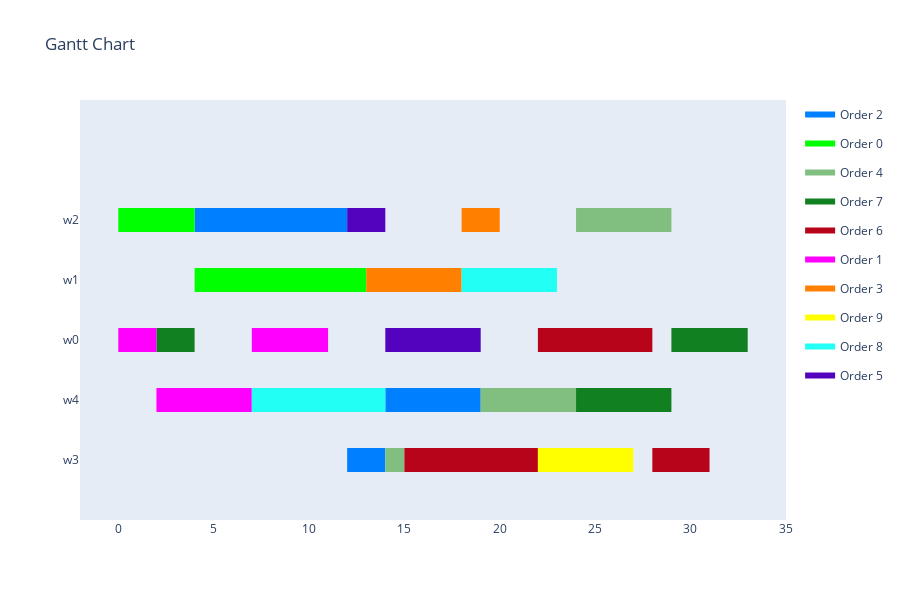

Notebook cell for this chart:
### Markdown cell above
<h4>Visualize Schedule</h4>

### Code cell
visualize_schedule_demo(schedule, env, orders)

### Figure 1 — Plotly figure (JSON) as saved in the notebook; plotly's stock layout.template omitted (floating-point values rounded to 4 significant figures)
{"data": [{"fill": "toself", "fillcolor": "rgb(0, 128, 255)", "hoverinfo": "name", "legendgroup": "rgb(0, 128, 255)", "mode": "none", "name": "Order 2", "type": "scatter", "x": [4, 10, 10, 4, 4, 10, 12, 12, 10, 10, 14, 19, 19, 14, 14, 12, 14, 14, 12], "y": [3.8, 3.8, 4.2, 4.2, null, 3.8, 3.8, 4.2, 4.2, null, 0.8, 0.8, 1.2, 1.2, null, -0.2, -0.2, 0.2, 0.2]}, {"fill": "toself", "fillcolor": "rgb(0, 255, 0)", "hoverinfo": "name", "legendgroup": "rgb(0, 255, 0)", "mode": "none", "name": "Order 0", "type": "scatter", "x": [0, 4, 4, 0, 0, 4, 8, 8, 4, 4, 8, 13, 13, 8], "y": [3.8, 3.8, 4.2, 4.2, null, 2.8, 2.8, 3.2, 3.2, null, 2.8, 2.8, 3.2, 3.2]}, {"fill": "toself", "fillcolor": "rgb(128, 191, 128)", "hoverinfo": "name", "legendgroup": "rgb(128, 191, 128)", "mode": "none", "name": "Order 4", "type": "scatter", "x": [24, 29, 29, 24, 24, 19, 24, 24, 19, 19, 14, 15, 15, 14], "y": [3.8, 3.8, 4.2, 4.2, null, 0.8, 0.8, 1.2, 1.2, null, -0.2, -0.2, 0.2, 0.2]}, {"fill": "toself", "fillcolor": "rgb(16, 128, 32)", "hoverinfo": "name", "legendgroup": "rgb(16, 128, 32)", "mode": "none", "name": "Order 7", "type": "scatter", "x": [2, 4, 4, 2, 2, 29, 33, 33, 29, 29, 24, 29, 29, 24], "y": [1.8, 1.8, 2.2, 2.2, null, 1.8, 1.8, 2.2, 2.2, null, 0.8, 0.8, 1.2, 1.2]}, {"fill": "toself", "fillcolor": "rgb(184, 4, 27)", "hoverinfo": "name", "legendgroup": "rgb(184, 4, 27)", "mode": "none", "name": "Order 6", "type": "scatter", "x": [22, 28, 28, 22, 22, 15, 22, 22, 15, 15, 28, 30, 30, 28, 28, 30, 31, 31, 30], "y": [1.8, 1.8, 2.2, 2.2, null, -0.2, -0.2, 0.2, 0.2, null, -0.2, -0.2, 0.2, 0.2, null, -0.2, -0.2, 0.2, 0.2]}, {"fill": "toself", "fillcolor": "rgb(255, 0, 255)", "hoverinfo": "name", "legendgroup": "rgb(255, 0, 255)", "mode": "none", "name": "Order 1", "type": "scatter", "x": [0, 2, 2, 0, 0, 7, 11, 11, 7, 7, 2, 7, 7, 2], "y": [1.8, 1.8, 2.2, 2.2, null, 1.8, 1.8, 2.2, 2.2, null, 0.8, 0.8, 1.2, 1.2]}, {"fill": "toself", "fillcolor": "rgb(255, 128, 0)", "hoverinfo": "name", "legendgroup": "rgb(255, 128, 0)", "mode": "none", "name": "Order 3", "type": "scatter", "x": [18, 20, 20, 18, 18, 13, 18, 18, 13], "y": [3.8, 3.8, 4.2, 4.2, null, 2.8, 2.8, 3.2, 3.2]}, {"fill": "toself", "fillcolor": "rgb(255, 255, 0)", "hoverinfo": "name", "legendgroup": "rgb(255, 255, 0)", "mode": "none", "name": "Order 9", "type": "scatter", "x": [22, 26, 26, 22, 22, 26, 27, 27, 26], "y": [-0.2, -0.2, 0.2, 0.2, null, -0.2, -0.2, 0.2, 0.2]}, {"fill": "toself", "fillcolor": "rgb(34, 255, 244)", "hoverinfo": "name", "legendgroup": "rgb(34, 255, 244)", "mode": "none", "name": "Order 8", "type": "scatter", "x": [18, 23, 23, 18, 18, 7, 9, 9, 7, 7, 9, 14, 14, 9], "y": [2.8, 2.8, 3.2, 3.2, null, 0.8, 0.8, 1.2, 1.2, null, 0.8, 0.8, 1.2, 1.2]}, {"fill": "toself", "fillcolor": "rgb(83, 3, 189)", "hoverinfo": "name", "legendgroup": "rgb(83, 3, 189)", "mode": "none", "name": "Order 5", "type": "scatter", "x": [12, 14, 14, 12, 12, 14, 19, 19, 14], "y": [3.8, 3.8, 4.2, 4.2, null, 1.8, 1.8, 2.2, 2.2]}, {"legendgroup": "rgb(0, 128, 255)", "marker": {"color": "rgb(0, 128, 255)", "opacity": 0, "size": 1}, "mode": "markers", "name": "", "showlegend": false, "text": [null, null, null, null, null, null, null, null], "type": "scatter", "x": [4, 10, 10, 12, 14, 19, 12, 14], "y": [4, 4, 4, 4, 1, 1, 0, 0]}, {"legendgroup": "rgb(0, 255, 0)", "marker": {"color": "rgb(0, 255, 0)", "opacity": 0, "size": 1}, "mode": "markers", "name": "", "showlegend": false, "text": [null, null, null, null, null, null], "type": "scatter", "x": [0, 4, 4, 8, 8, 13], "y": [4, 4, 3, 3, 3, 3]}, {"legendgroup": "rgb(128, 191, 128)", "marker": {"color": "rgb(128, 191, 128)", "opacity": 0, "size": 1}, "mode": "markers", "name": "", "showlegend": false, "text": [null, null, null, null, null, null], "type": "scatter", "x": [24, 29, 19, 24, 14, 15], "y": [4, 4, 1, 1, 0, 0]}, {"legendgroup": "rgb(16, 128, 32)", "marker": {"color": "rgb(16, 128, 32)", "opacity": 0, "size": 1}, "mode": "markers", "name": "", "showlegend": false, "text": [null, null, null, null, null, null], "type": "scatter", "x": [2, 4, 29, 33, 24, 29], "y": [2, 2, 2, 2, 1, 1]}, {"legendgroup": "rgb(184, 4, 27)", "marker": {"color": "rgb(184, 4, 27)", "opacity": 0, "size": 1}, "mode": "markers", "name": "", "showlegend": false, "text": [null, null, null, null, null, null, null, null], "type": "scatter", "x": [22, 28, 15, 22, 28, 30, 30, 31], "y": [2, 2, 0, 0, 0, 0, 0, 0]}, {"legendgroup": "rgb(255, 0, 255)", "marker": {"color": "rgb(255, 0, 255)", "opacity": 0, "size": 1}, "mode": "markers", "name": "", "showlegend": false, "text": [null, null, null, null, null, null], "type": "scatter", "x": [0, 2, 7, 11, 2, 7], "y": [2, 2, 2, 2, 1, 1]}, {"legendgroup": "rgb(255, 128, 0)", "marker": {"color": "rgb(255, 128, 0)", "opacity": 0, "size": 1}, "mode": "markers", "name": "", "showlegend": false, "text": [null, null, null, null], "type": "scatter", "x": [18, 20, 13, 18], "y": [4, 4, 3, 3]}, {"legendgroup": "rgb(255, 255, 0)", "marker": {"color": "rgb(255, 255, 0)", "opacity": 0, "size": 1}, "mode": "markers", "name": "", "showlegend": false, "text": [null, null, null, null], "type": "scatter", "x": [22, 26, 26, 27], "y": [0, 0, 0, 0]}, {"legendgroup": "rgb(34, 255, 244)", "marker": {"color": "rgb(34, 255, 244)", "opacity": 0, "size": 1}, "mode": "markers", "name": "", "showlegend": false, "text": [null, null, null, null, null, null], "type": "scatter", "x": [18, 23, 7, 9, 9, 14], "y": [3, 3, 1, 1, 1, 1]}, {"legendgroup": "rgb(83, 3, 189)", "marker": {"color": "rgb(83, 3, 189)", "opacity": 0, "size": 1}, "mode": "markers", "name": "", "showlegend": false, "text": [null, null, null, null], "type": "scatter", "x": [12, 14, 14, 19], "y": [4, 4, 2, 2]}], "layout": {"height": 600, "hovermode": "closest", "showlegend": true, "title": {"text": "Gantt Chart"}, "xaxis": {"rangeselector": {"buttons": [{"count": 7, "label": "1w", "step": "day", "stepmode": "backward"}, {"count": 1, "label": "1m", "step": "month", "stepmode": "backward"}, {"count": 6, "label": "6m", "step": "month", "stepmode": "backward"}, {"count": 1, "label": "YTD", "step": "year", "stepmode": "todate"}, {"count": 1, "label": "1y", "step": "year", "stepmode": "backward"}, {"step": "all"}]}, "showgrid": false, "type": "linear", "zeroline": false}, "yaxis": {"autorange": false, "range": [-1, 6], "showgrid": false, "ticktext": ["w3", "w4", "w0", "w1", "w2"], "tickvals": [0, 1, 2, 3, 4], "zeroline": false}}}
